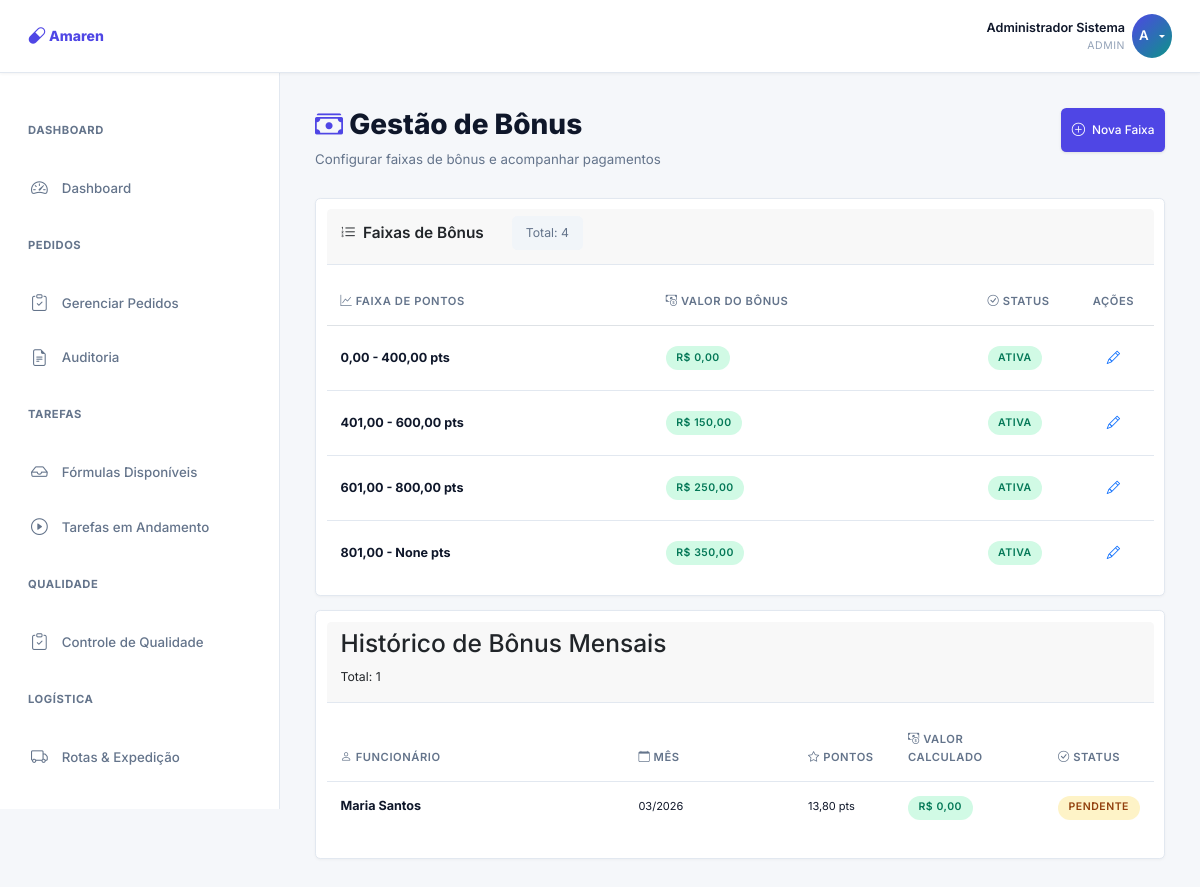
The page /gamification/bonus/ (signed in) on the database its author committed.
### core/models.py (models this page shows, shortened)
class BonusFaixa(models.Model):
    faixa_min = models.DecimalField(max_digits=10, decimal_places=2)
    faixa_max = models.DecimalField(max_digits=10, decimal_places=2, null=True, blank=True)  # null = sem limite superior
    valor_em_reais = models.DecimalField(max_digits=10, decimal_places=2)
    ativo = models.BooleanField(default=True)
    criado_em = models.DateTimeField(auto_now_add=True)
    atualizado_em = models.DateTimeField(auto_now=True)
    class Meta:
        ordering = ['faixa_min']
        verbose_name = 'Faixa de Bônus'
        verbose_name_plural = 'Faixas de Bônus'

class HistoricoBonusMensal(models.Model):
    STATUS_PAGAMENTO = [
        ('pendente', 'Pendente'),
        ('pago', 'Pago'),
        ('cancelado', 'Cancelado'),
    ]
    mes_referencia = models.DateField()
    funcionario = models.ForeignKey(User, on_delete=models.CASCADE, related_name='bonus_mensais')
    pontos_totais_mes = models.DecimalField(max_digits=10, decimal_places=2)
    valor_em_reais_calculado = models.DecimalField(max_digits=10, decimal_places=2)
    status_pagamento = models.CharField(max_length=20, choices=STATUS_PAGAMENTO, default='pendente')
    timestamp_calculo = models.DateTimeField(auto_now_add=True)
    pago_em = models.DateTimeField(null=True, blank=True)
    class Meta:
        ordering = ['-mes_referencia', '-pontos_totais_mes']
        unique_together = ['mes_referencia', 'funcionario']
        verbose_name = 'Histórico de Bônus Mensal'
        verbose_name_plural = 'Histórico de Bônus Mensais'

### gamification/views.py (the view)
# urls.py: path('bonus/', views.bonus_view, name='bonus'),
@login_required
def bonus_view(request):
    if not (request.user.groups.filter(name__in=['Superadmin', 'Gerente']).exists() or request.user.is_superuser):
        messages.error(request, 'Acesso negado.')
        return redirect('dashboard:home')
    faixas = BonusFaixa.objects.all().order_by('faixa_min')
    historico_bonus = HistoricoBonusMensal.objects.all().order_by('-mes_referencia')[:50]
    context = {
        'faixas': faixas,
        'historico_bonus': historico_bonus,
    }
    return render(request, 'gamification/bonus.html', context)

### templates/gamification/bonus.html (shortened to what this page needs)
{% extends 'base.html' %}
{% block content %}
<div class="page-header">
    <div>
        <h1>
            <i class="bi bi-cash-stack" style="color: #4f46e5;"></i> Gestão de Bônus
        </h1>
        <p>Configurar faixas de bônus e acompanhar pagamentos</p>
    </div>
    <a href="/admin/core/bonusfaixa/add/" class="btn btn-primary">
        <i class="bi bi-plus-circle"></i> Nova Faixa
    </a>
</div>
<div class="card mb-3">
    <div class="card-header">
        <div class="card-header-flex">
            <h3 class="card-title" style="margin: 0;">
                <i class="bi bi-list-ol"></i> Faixas de Bônus
            </h3>
            <span class="badge-count">
                Total: {{ faixas|length }}
            </span>
        </div>
    </div>
    <div class="card-body p-0">
        <div class="table-responsive">
            <table class="table table-hover mb-0 align-middle">
                <thead class="bg-light border-bottom">
                    <tr style="background: #f9fafb;">
                        <th><i class="bi bi-graph-up"></i> Faixa de Pontos</th>
                        <th><i class="bi bi-cash-coin"></i> Valor do Bônus</th>
                        <th style="width: 100px;"><i class="bi bi-check-circle"></i> Status</th>
                        <th style="width: 80px; text-align: center;">Ações</th>
                    </tr>
                </thead>
                <tbody>
                    {% for faixa in faixas %}
                    <tr>
                        <td><strong>{{ faixa.faixa_min }} - {{ faixa.faixa_max }} pts</strong></td>
                        <td>
                            <span class="badge" style="background: #d1fae5; color: #047857; padding: 0.5rem 0.75rem;">
                                R$ {{ faixa.valor_em_reais }}
                            </span>
                        </td>
                        <td>
                            {% if faixa.ativo %}
                            <span class="badge" style="background: #d1fae5; color: #047857;">Ativa</span>
                            {% else %}
                            <span class="badge" style="background: #fee2e2; color: #991b1b;">Inativa</span>
                            {% endif %}
                        </td>
                        <td style="text-align: center;">
                            <a href="/admin/core/bonusfaixa/{{ faixa.id }}/change/" class="btn btn-sm btn-outline-primary" title="Editar faixa">
                                <i class="bi bi-pencil"></i>
                            </a>
                        </td>
                    </tr>
                    {% endfor %}
                </tbody>
            </table>
        </div>
    </div>
</div>
<div class="card">
    <div class="card-header" style="border-bottom: 1px solid #e2e8f0;">
        <div style=\"display: flex; justify-content: space-between; align-items: center; gap: 2rem;\">
            <h3 class=\"card-title\" style=\"margin: 0;\">
                 Histórico de Bônus Mensais
            </h3>
            <small style=\"color: #64748b; white-space: nowrap; padding: 0.5rem 1rem; background: #f1f5f9; border-radius: 0.375rem;\">
                Total: {{ historico_bonus|length }}
            </small>
        </div>
    </div>
    <div class="card-body p-0">
        <div style="overflow-x: auto;">
            <table class="table">
                <thead>
                    <tr>
                        <th><i class="bi bi-person"></i> Funcionário</th>
                        <th><i class="bi bi-calendar"></i> Mês</th>
                        <th style="width: 100px;"><i class="bi bi-star"></i> Pontos</th>
                        <th style="width: 150px;"><i class="bi bi-cash-coin"></i> Valor Calculado</th>
                        <th style="width: 100px;"><i class="bi bi-check-circle"></i> Status</th>
                    </tr>
                </thead>
                <tbody>
                    {% for bonus in historico_bonus %}
                    <tr>
                        <td><strong>{{ bonus.funcionario.get_full_name }}</strong></td>
                        <td><small>{{ bonus.mes_referencia|date:"m/Y" }}</small></td>
                        <td><small>{{ bonus.pontos_totais_mes }} pts</small></td>
                        <td>
                            <span class="badge" style="background: #d1fae5; color: #047857;">
                                R$ {{ bonus.valor_em_reais_calculado }}
                            </span>
                        </td>
                        <td>
                            {% if bonus.status_pagamento == 'pago' %}
                            <span class="badge" style="background: #d1fae5; color: #047857;">Pago</span>
                            {% elif bonus.status_pagamento == 'pendente' %}
                            <span class="badge" style="background: #fef3c7; color: #92400e;">Pendente</span>
                            {% else %}
                            <span class="badge" style="background: #fee2e2; color: #991b1b;">Cancelado</span>
                            {% endif %}
                        </td>
                    </tr>
                    {% endfor %}
                </tbody>
            </table>
        </div>
    </div>
</div>
{% endblock %}

### templates/base.html (shortened to what this page needs)
{% load static %}
<!DOCTYPE html>
<html lang="pt-BR">
<head>
    <link href="https://cdn.jsdelivr.net/npm/bootstrap@5.3.0/dist/css/bootstrap.min.css" rel="stylesheet">
    <link rel="stylesheet" href="https://cdn.jsdelivr.net/npm/bootstrap-icons@1.11.0/font/bootstrap-icons.css">
    <link rel="stylesheet" href="{% static 'css/style.css' %}">
</head>
<body>
    {% if user.is_authenticated %}
        <nav class="navbar">
            <div class="navbar-brand">
                <i class="bi bi-capsule"></i> Amaren
            </div>
            <div class="user-menu">
                <div class="user-info">
                    <div class="user-name">{{ user.get_full_name|default:user.username }}</div>
                    <div class="user-role">
                        {% if user.is_superuser %}Admin
                        {% elif user.groups.all %}{{ user.groups.all|first }}
                        {% else %}Funcionário{% endif %}
                    </div>
                </div>
                <div class="dropdown">
                    <button class="user-avatar dropdown-toggle" data-dropdown="user-menu" title="Menu do usuário">
                        {{ user.first_name|first|upper }}
                    </button>
                </div>
            </div>
        </nav>
        <div class="layout">
            {% if user.is_superuser or user.groups.all.0.name == 'Superadmin' or user.groups.all.0.name == 'Gerente' %}
                <aside class="sidebar">
                    {% include 'includes/sidebar_gerente_admin.html' %}
                </aside>
            {% elif user.groups.all.0.name == 'Funcionário' %}
                <aside class="sidebar">
                    {% include 'includes/sidebar_funcionario.html' %}
                </aside>
            {% endif %}
            <main class="main-content">
                {% block content %}{% endblock %}
            </main>
        </div>
    {% else %}
        {% block login_content %}{% endblock %}
    {% endif %}
</body>
</html>

### templates/gamification/bonus.html (style rules this page uses)
.page-header { margin-bottom: var(--spacing-lg); display: flex; flex-direction: column; gap: var(--spacing-md); }
@media (min-width: 768px) { .page-header { flex-direction: row; justify-content: space-between; align-items: flex-start; } }
.page-header h1 { font-size: 1.75rem; font-weight: 800; margin: 0; }
@media (min-width: 768px) { .page-header h1 { font-size: 2rem; } }
.page-header p { color: var(--text-secondary); margin: 0.5rem 0 0 0; font-size: 0.95rem; }
.card-header-flex { display: flex; flex-direction: column; gap: var(--spacing-md); justify-content: space-between; align-items: flex-start; }
@media (min-width: 640px) { .card-header-flex { flex-direction: row; gap: var(--spacing-lg); align-items: center; } }
.badge-count { color: var(--text-secondary); white-space: nowrap; padding: 0.5rem 1rem; background: #f1f5f9; border-radius: 0.375rem; font-size: 0.875rem; }

### rows shown on the page
BonusFaixa: faixa_min "0,00", faixa_max "400,00", valor_em_reais "0,00", ativo "ATIVA"
BonusFaixa: faixa_min "401,00", faixa_max "600,00", valor_em_reais "150,00", ativo "ATIVA"
BonusFaixa: faixa_min "601,00", faixa_max "800,00", valor_em_reais "250,00", ativo "ATIVA"
BonusFaixa: faixa_min "801,00", faixa_max "None", valor_em_reais "350,00", ativo "ATIVA"
HistoricoBonusMensal: funcionario.get_full_name "Maria Santos", mes_referencia "03/2026", pontos_totais_mes "13,80", valor_em_reais_calculado "0,00", status_pagamento "PENDENTE"

### other values the page prints
{{ user.get_full_name|default:user.username }} "Administrador Sistema"
{{ user.first_name|first|upper }} "A"
{{ faixas|length }} "4"
{{ historico_bonus|length }} "1"
